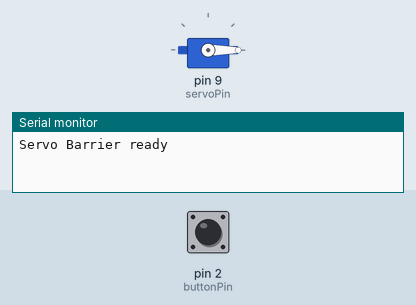
This sketch was run on a simulated Arduino Uno, built with avr-gcc and run on an emulated ATmega328P. On the bench: servo, the last lines printed to the serial monitor. The inputs (shaded band) are chosen by the test bench; at power-on: pin 2 (buttonPin) HIGH.

Above: at 1.2 s.
1.3 s: pin 2 (buttonPin) pulled LOW for 0.15 s
At 2.7 s:
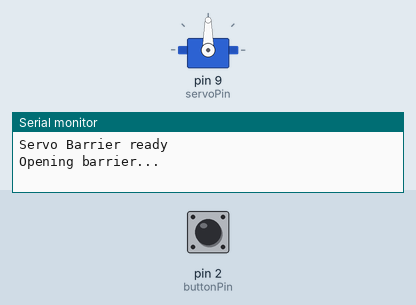
4.4 s: pin 2 (buttonPin) pulled LOW for 3.2 s
10.6 s: pin 2 (buttonPin) pulled LOW for 1 s
At 15.2 s:
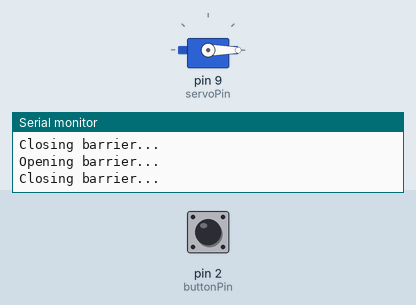
Timing chart, 0 to 16.7 s (numbered marks = the images above; inputs shaded):
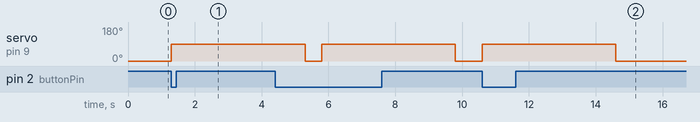

The sketch:

servo-barrier.ino
```cpp
// 09 - Servo Barrier Gate
// Press a button to open the barrier, it closes automatically after a few seconds

#include <Servo.h>

Servo barrier;
const int servoPin  = 9;
const int buttonPin = 2;

void setup() {
  barrier.attach(servoPin);
  pinMode(buttonPin, INPUT_PULLUP);
  barrier.write(0);          // closed position
  Serial.begin(9600);
  Serial.println("Servo Barrier ready");
}

void loop() {
  if (digitalRead(buttonPin) == LOW) {
    Serial.println("Opening barrier...");
    barrier.write(90);       // open
    delay(4000);             // stay open 4 seconds
    Serial.println("Closing barrier...");
    barrier.write(0);        // close
    delay(500);              // debounce
  }
}
```

Measured:
- after the input at 1.3 s, servo on pin 9 (servoPin): 0° → 90° at once
- after the input at 10.6 s, servo on pin 9 (servoPin): 0° → 90° at once, → 0° 4.0 s later
